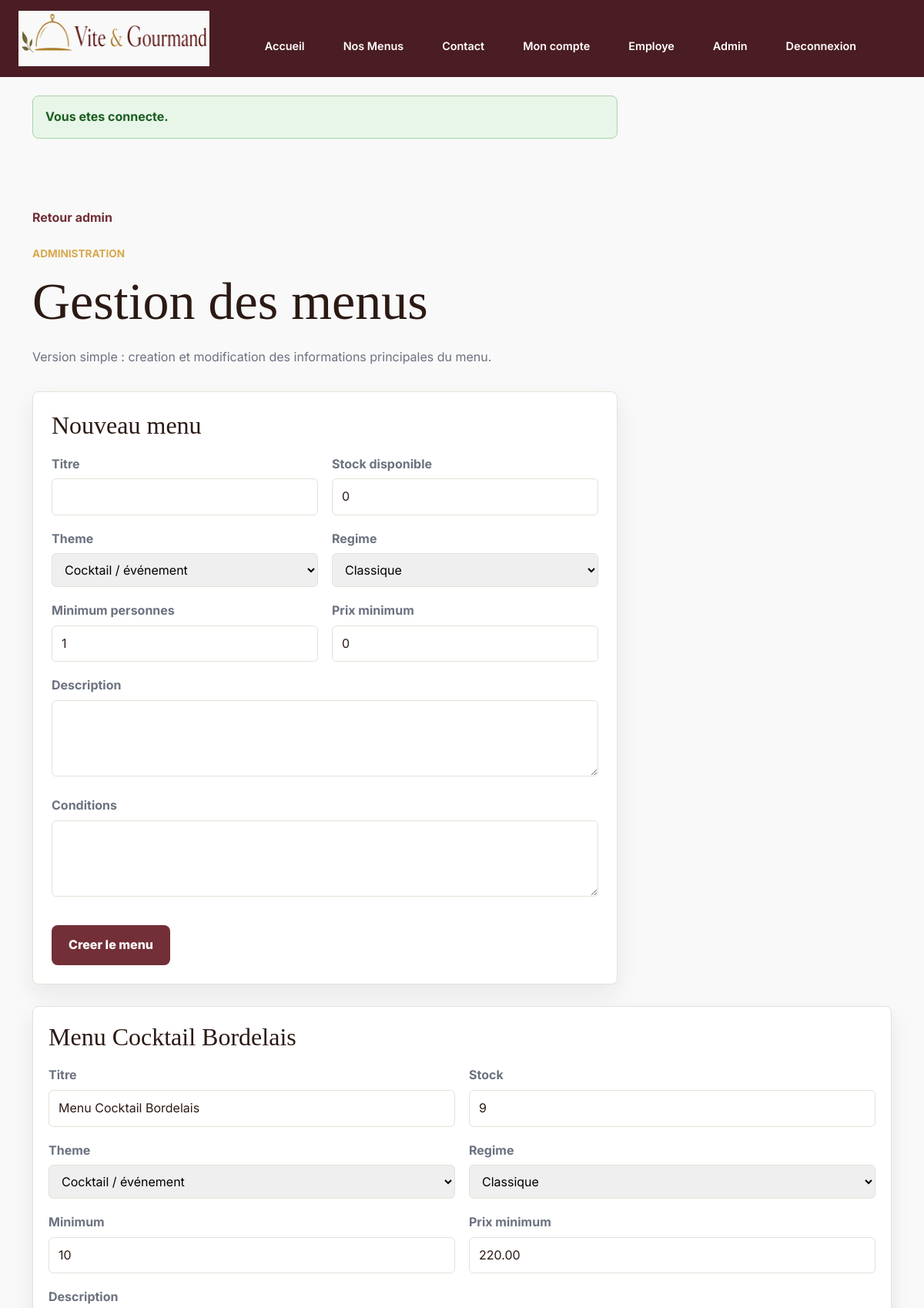
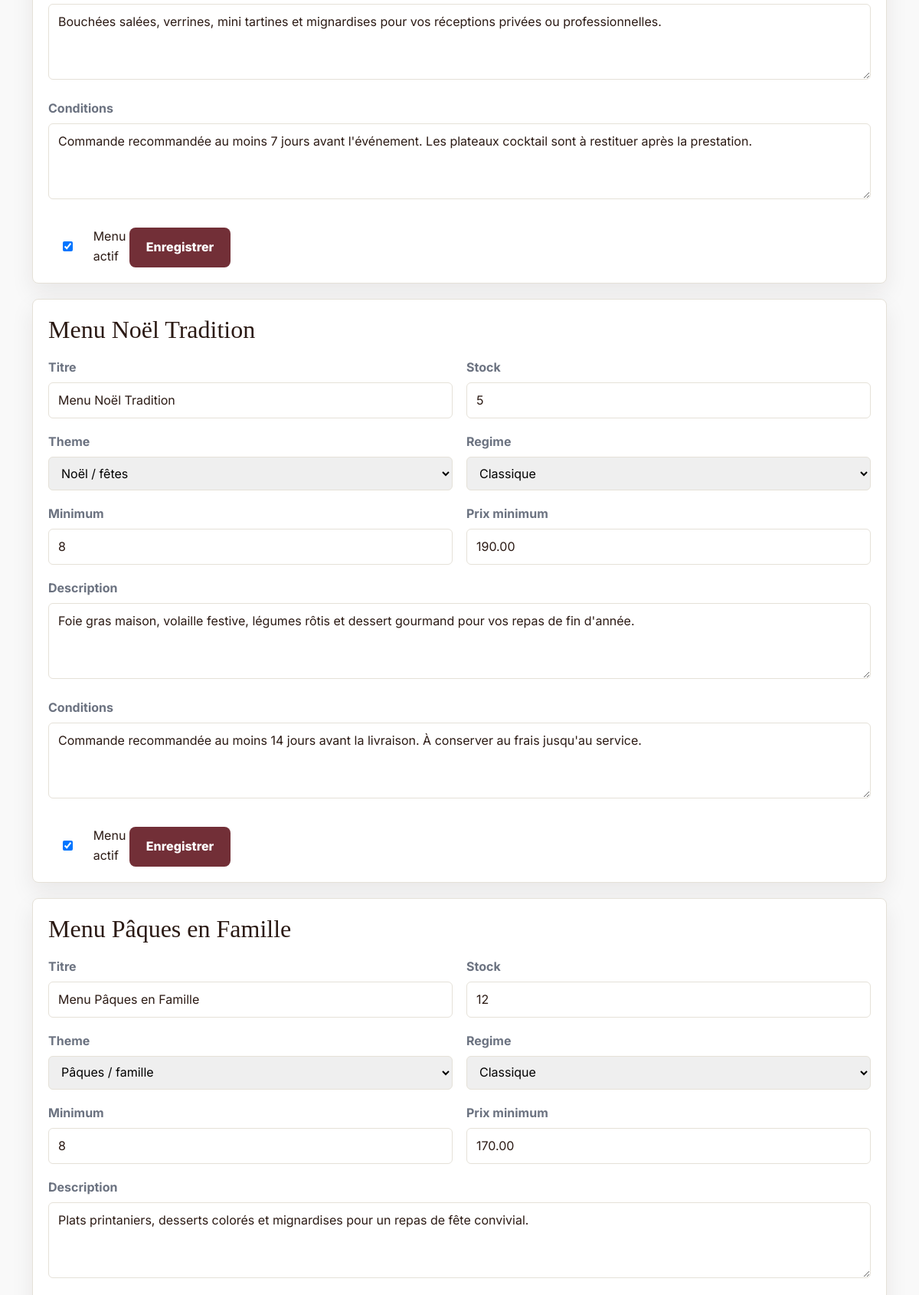
Page /admin/menus (signed in, upper part) on the committed database (2 pictures, top to bottom).
### tables this page shows
CREATE TABLE `menus` (
    `id_menu` INT UNSIGNED NOT NULL AUTO_INCREMENT,
    `id_regime` INT UNSIGNED NOT NULL,
    `id_theme` INT UNSIGNED NOT NULL,
    `titre` VARCHAR(120) NOT NULL,
    `description` TEXT NOT NULL,
    `conditions` TEXT NOT NULL,
    `nombre_personnes_minimum` INT UNSIGNED NOT NULL,
    `prix_minimum` DECIMAL(10,2) NOT NULL,
    `stock_disponible` INT UNSIGNED DEFAULT 0,
    `actif` BOOLEAN DEFAULT TRUE,
    `created_at` DATETIME DEFAULT CURRENT_TIMESTAMP,
    `updated_at` DATETIME NULL,
    CONSTRAINT `pk_menus`
        PRIMARY KEY (`id_menu`),
    INDEX `idx_menus_id_regime` (`id_regime`),
    INDEX `idx_menus_id_theme` (`id_theme`),
    INDEX `idx_menus_catalogue_filters` (`actif`, `id_theme`, `id_regime`, `prix_minimum`),
    INDEX `idx_menus_nombre_personnes_minimum` (`nombre_personnes_minimum`),
    CONSTRAINT `fk_menus_regimes`
        FOREIGN KEY (`id_regime`)
        REFERENCES `regimes` (`id_regime`)
        ON DELETE RESTRICT,
    CONSTRAINT `fk_menus_themes`
        FOREIGN KEY (`id_theme`)
        REFERENCES `themes` (`id_theme`)
        ON DELETE RESTRICT,
    CONSTRAINT `chk_menus_nombre_personnes_minimum`
        CHECK (`nombre_personnes_minimum` > 0),
    CONSTRAINT `chk_menus_prix_minimum`
        CHECK (`prix_minimum` >= 0),
    CONSTRAINT `chk_menus_stock_disponible`
        CHECK (`stock_disponible` >= 0)
);

CREATE TABLE `themes` (
    `id_theme` INT UNSIGNED NOT NULL AUTO_INCREMENT,
    `libelle` VARCHAR(80) NOT NULL,
    CONSTRAINT `pk_themes`
        PRIMARY KEY (`id_theme`),
    CONSTRAINT `uq_themes_libelle`
        UNIQUE (`libelle`)
);

CREATE TABLE `regimes` (
    `id_regime` INT UNSIGNED NOT NULL AUTO_INCREMENT,
    `libelle` VARCHAR(80) NOT NULL,
    CONSTRAINT `pk_regimes`
        PRIMARY KEY (`id_regime`),
    CONSTRAINT `uq_regimes_libelle`
        UNIQUE (`libelle`)
);

### app/Core/BaseController.php (called while the page is built, shortened)
<?php
abstract class BaseController
{
    protected function view(string $view, array $data = []): void
    {
        $layoutPath = dirname(__DIR__) . '/Views/layouts/main.php';
        extract($data, EXTR_SKIP);
        require $layoutPath;
    }
    protected function e(mixed $value): string
    {
        return Security::escape($value);
    }
}

### app/Controllers/AdminController.php (called while the page is built, shortened)
<?php
final class AdminController extends BaseController
{
    public function menus(): void
    {
        $menuModel = new MenuModel();
        $this->view('admin/menus', [
            'pageTitle' => 'Gestion menus - Vite & Gourmand',
            'menus' => $menuModel->findAllForAdmin(),
            'themes' => $menuModel->findThemes(),
            'regimes' => $menuModel->findRegimes(),
            'old' => ['actif' => 1],
            'errors' => [],
        ]);
    }
}

### public/index.php (called while the page is built, shortened)
<?php
$router = new Router();
$router->dispatch(
    $_SERVER['REQUEST_METHOD'] ?? 'GET',
    parse_url($_SERVER['REQUEST_URI'] ?? '/', PHP_URL_PATH) ?: '/'
);

### app/Core/Security.php (called while the page is built, shortened)
<?php
final class Security
{
    public static function escape(mixed $value): string
    {
        return htmlspecialchars((string) $value, ENT_QUOTES | ENT_SUBSTITUTE, 'UTF-8');
    }
}

### app/Core/Database.php (called while the page is built, shortened)
<?php
final class Database
{
    private ?PDO $connection = null;
    public function getConnection(): PDO
    {
        if ($this->connection instanceof PDO) {
            return $this->connection;
        }
        $config = $this->config ?: require dirname(__DIR__, 2) . '/config/database.php';
        $mysql = $config['connections']['mysql'];
        $dsn = sprintf(
            'mysql:host=%s;port=%s;dbname=%s;charset=%s',
            $mysql['host'],
            $mysql['port'],
            $mysql['database'],
            $mysql['charset']
        );
        $this->connection = new PDO(
            $dsn,
            $mysql['username'],
            $mysql['password'],
            $mysql['options']
        );
        return $this->connection;
    }
}

### config/database.php (called while the page is built, shortened)
<?php
return [
    'default' => getenv('DB_CONNECTION') ?: 'mysql',
    'connections' => [
        'mysql' => [
            'driver' => 'mysql',
            'host' => getenv('DB_HOST') ?: 'localhost',
            'port' => getenv('DB_PORT') ?: '3306',
            'database' => getenv('DB_NAME') ?: 'vite_gourmand',
            'username' => getenv('DB_USER') ?: 'root',
            'password' => getenv('DB_PASSWORD') ?: '',
            'charset' => 'utf8mb4',
            'options' => [
                \PDO::ATTR_ERRMODE => \PDO::ERRMODE_EXCEPTION,
                \PDO::ATTR_DEFAULT_FETCH_MODE => \PDO::FETCH_ASSOC,
                \PDO::ATTR_EMULATE_PREPARES => false,
                \PDO::ATTR_STRINGIFY_FETCHES => false,
                \PDO::ATTR_PERSISTENT => false,
            ],
        ],
    ],
];

### app/Core/BaseModel.php (called while the page is built, shortened)
<?php
abstract class BaseModel
{
    protected function pdo(): PDO
    {
        $this->database ??= new Database();
        return $this->database->getConnection();
    }
}

### app/Models/MenuModel.php (called while the page is built, shortened)
<?php
final class MenuModel extends BaseModel
{
    public function findAllForAdmin(): array
    {
        $sql = <<<SQL
            SELECT
                m.*,
                r.libelle AS regime,
                t.libelle AS theme
            FROM menus m
            INNER JOIN regimes r ON r.id_regime = m.id_regime
            INNER JOIN themes t ON t.id_theme = m.id_theme
            ORDER BY m.actif DESC, m.titre ASC
        SQL;
        $statement = $this->pdo()->query($sql);
        return $statement->fetchAll();
    }
    public function findThemes(): array
    {
        $statement = $this->pdo()->query(
            'SELECT id_theme, libelle FROM themes ORDER BY libelle ASC'
        );
        return $statement->fetchAll();
    }
    public function findRegimes(): array
    {
        $statement = $this->pdo()->query(
            'SELECT id_regime, libelle FROM regimes ORDER BY libelle ASC'
        );
        return $statement->fetchAll();
    }
}

### app/Views/admin/menus.php (the view, shortened to what this page needs)
<section class="page-section">
    <div class="container">
        <a class="back-link" href="/admin">Retour admin</a>
        <div class="section-heading">
            <p class="section-kicker">Administration</p>
            <h1>Gestion des menus</h1>
            <p class="muted-text">Version simple : creation et modification des informations principales du menu.</p>
        </div>
        <form class="auth-form admin-create-form" action="/admin/menus" method="post" novalidate>
            <h2>Nouveau menu</h2>
            <div class="form-grid">
                <div class="form-field">
                    <label for="titre">Titre</label>
                    <input id="titre" name="titre" type="text" value="<?= $this->e($old['titre'] ?? '') ?>" required>
                </div>
                <div class="form-field">
                    <label for="stock_disponible">Stock disponible</label>
                    <input id="stock_disponible" name="stock_disponible" type="number" min="0" value="<?= $this->e($old['stock_disponible'] ?? '0') ?>">
                </div>
            </div>
            <div class="form-grid">
                <div class="form-field">
                    <label for="id_theme">Theme</label>
                    <select id="id_theme" name="id_theme">
                        <?php foreach ($themes as $theme): ?>
                            <option value="<?= (int) $theme['id_theme'] ?>"><?= $this->e($theme['libelle']) ?></option>
                        <?php endforeach; ?>
                    </select>
                </div>
                <div class="form-field">
                    <label for="id_regime">Regime</label>
                    <select id="id_regime" name="id_regime">
                        <?php foreach ($regimes as $regime): ?>
                            <option value="<?= (int) $regime['id_regime'] ?>"><?= $this->e($regime['libelle']) ?></option>
                        <?php endforeach; ?>
                    </select>
                </div>
            </div>
            <div class="form-grid">
                <div class="form-field">
                    <label for="nombre_personnes_minimum">Minimum personnes</label>
                    <input id="nombre_personnes_minimum" name="nombre_personnes_minimum" type="number" min="1" value="<?= $this->e($old['nombre_personnes_minimum'] ?? '1') ?>">
                </div>
                <div class="form-field">
                    <label for="prix_minimum">Prix minimum</label>
                    <input id="prix_minimum" name="prix_minimum" type="number" min="0" step="0.01" value="<?= $this->e($old['prix_minimum'] ?? '0') ?>">
                </div>
            </div>
            <div class="form-field">
                <label for="description">Description</label>
                <textarea id="description" name="description" rows="3"><?= $this->e($old['description'] ?? '') ?></textarea>
            </div>
            <div class="form-field">
                <label for="conditions">Conditions</label>
                <textarea id="conditions" name="conditions" rows="3"><?= $this->e($old['conditions'] ?? '') ?></textarea>
            </div>
            <button class="primary-link" type="submit">Creer le menu</button>
        </form>
        <div class="admin-edit-list">
            <?php foreach ($menus as $menu): ?>
                <form class="admin-edit-card" action="/admin/menus/<?= (int) $menu['id_menu'] ?>" method="post">
                    <h2><?= $this->e($menu['titre']) ?></h2>
                    <div class="form-grid">
                        <div class="form-field">
                            <label for="titre-<?= (int) $menu['id_menu'] ?>">Titre</label>
                            <input id="titre-<?= (int) $menu['id_menu'] ?>" name="titre" type="text" value="<?= $this->e($menu['titre']) ?>">
                        </div>
                        <div class="form-field">
                            <label for="stock-<?= (int) $menu['id_menu'] ?>">Stock</label>
                            <input id="stock-<?= (int) $menu['id_menu'] ?>" name="stock_disponible" type="number" min="0" value="<?= (int) $menu['stock_disponible'] ?>">
                        </div>
                    </div>
                    <div class="form-grid">
                        <div class="form-field">
                            <label for="theme-<?= (int) $menu['id_menu'] ?>">Theme</label>
                            <select id="theme-<?= (int) $menu['id_menu'] ?>" name="id_theme">
                                <?php foreach ($themes as $theme): ?>
                                    <option value="<?= (int) $theme['id_theme'] ?>" <?= (int) $menu['id_theme'] === (int) $theme['id_theme'] ? 'selected' : '' ?>><?= $this->e($theme['libelle']) ?></option>
                                <?php endforeach; ?>
                            </select>
                        </div>
                        <div class="form-field">
                            <label for="regime-<?= (int) $menu['id_menu'] ?>">Regime</label>
                            <select id="regime-<?= (int) $menu['id_menu'] ?>" name="id_regime">
                                <?php foreach ($regimes as $regime): ?>
                                    <option value="<?= (int) $regime['id_regime'] ?>" <?= (int) $menu['id_regime'] === (int) $regime['id_regime'] ? 'selected' : '' ?>><?= $this->e($regime['libelle']) ?></option>
                                <?php endforeach; ?>
                            </select>
                        </div>
                    </div>
                    <div class="form-grid">
                        <div class="form-field">
                            <label for="minimum-<?= (int) $menu['id_menu'] ?>">Minimum</label>
                            <input id="minimum-<?= (int) $menu['id_menu'] ?>" name="nombre_personnes_minimum" type="number" min="1" value="<?= (int) $menu['nombre_personnes_minimum'] ?>">
                        </div>
                        <div class="form-field">
                            <label for="prix-<?= (int) $menu['id_menu'] ?>">Prix minimum</label>
                            <input id="prix-<?= (int) $menu['id_menu'] ?>" name="prix_minimum" type="number" min="0" step="0.01" value="<?= $this->e($menu['prix_minimum']) ?>">
                        </div>
                    </div>
                    <div class="form-field">
                        <label for="description-<?= (int) $menu['id_menu'] ?>">Description</label>
                        <textarea id="description-<?= (int) $menu['id_menu'] ?>" name="description" rows="3"><?= $this->e($menu['description']) ?></textarea>
                    </div>
                    <div class="form-field">
                        <label for="conditions-<?= (int) $menu['id_menu'] ?>">Conditions</label>
                        <textarea id="conditions-<?= (int) $menu['id_menu'] ?>" name="conditions" rows="3"><?= $this->e($menu['conditions']) ?></textarea>
                    </div>
                    <label class="checkbox-label">
                        <input type="checkbox" name="actif" value="1" <?= (int) $menu['actif'] === 1 ? 'checked' : '' ?>>
                        Menu actif
                    </label>
                    <button class="primary-link" type="submit">Enregistrer</button>
                </form>
            <?php endforeach; ?>
        </div>
    </div>
</section>

### app/Core/Router.php (shortened to what this page needs)
<?php
final class Router
{
    private array $routes = [];
    public function dispatch(string $method, string $path): void
    {
        $method = strtoupper($method);
        $path = $this->normalizePath($path);
        foreach ($this->routes[$method] ?? [] as $route) {
            if (preg_match($route['pattern'], $path, $matches) !== 1) {
                continue;
            }
            $parameters = [];
            $this->callHandler($route['handler'], $parameters);
            return;
        }
    }
    private function callHandler(array $handler, array $parameters = []): void
    {
        [$controllerClass, $action] = $handler;
        $controller = new $controllerClass();
        $controller->{$action}(...$parameters);
    }
    private function addRoute(string $method, string $path, array $handler, array $middlewares = []): void
    {
        $normalizedPath = $this->normalizePath($path);
        $this->routes[strtoupper($method)][] = [
            'path' => $normalizedPath,
            'pattern' => $this->compilePattern($normalizedPath),
            'parameters' => $this->extractParameterNames($normalizedPath),
            'handler' => $handler,
            'middlewares' => $middlewares,
        ];
    }
    private function normalizePath(string $path): string
    {
        $normalizedPath = '/' . trim($path, '/');
        return $normalizedPath === '/' ? '/' : rtrim($normalizedPath, '/');
    }
    private function compilePattern(string $path): string
    {
        $pattern = preg_replace('#\{([a-zA-Z_][a-zA-Z0-9_]*)\}#', '(?P<$1>[^/]+)', $path);
        return '#^' . $pattern . '$#';
    }
    private function extractParameterNames(string $path): array
    {
        preg_match_all('#\{([a-zA-Z_][a-zA-Z0-9_]*)\}#', $path, $matches);
        return $matches[1] ?? [];
    }
}

### rows in the picture
menus: titre "Menu Cocktail Bordelais", stock_disponible "9", id_theme "Cocktail / événement", id_regime "Classique", nombre_personnes_minimum "10", prix_minimum "220.00", description "Bouchées salées, verrines, mini tartines et mignardises pour vos réceptions privées ou professionnelles.", conditions "Commande recommandée au moins 7 jours avant l'événement. Les plateaux cocktail sont à restituer après la prestation.", actif "☑"
menus: titre "Menu Noël Tradition", stock_disponible "5", id_theme "Noël / fêtes", id_regime "Classique", nombre_personnes_minimum "8", prix_minimum "190.00", description "Foie gras maison, volaille festive, légumes rôtis et dessert gourmand pour vos repas de fin d'année.", conditions "Commande recommandée au moins 14 jours avant la livraison. À conserver au frais jusqu'au service.", actif "☑"
menus: titre "Menu Pâques en Famille", stock_disponible "12", id_theme "Pâques / famille", id_regime "Classique", nombre_personnes_minimum "8", prix_minimum "170.00", description "Plats printaniers, desserts colorés et mignardises pour un repas de fête convivial."

### other values in the picture
form field id_theme "Cocktail / événement"
form field id_regime "Classique"
